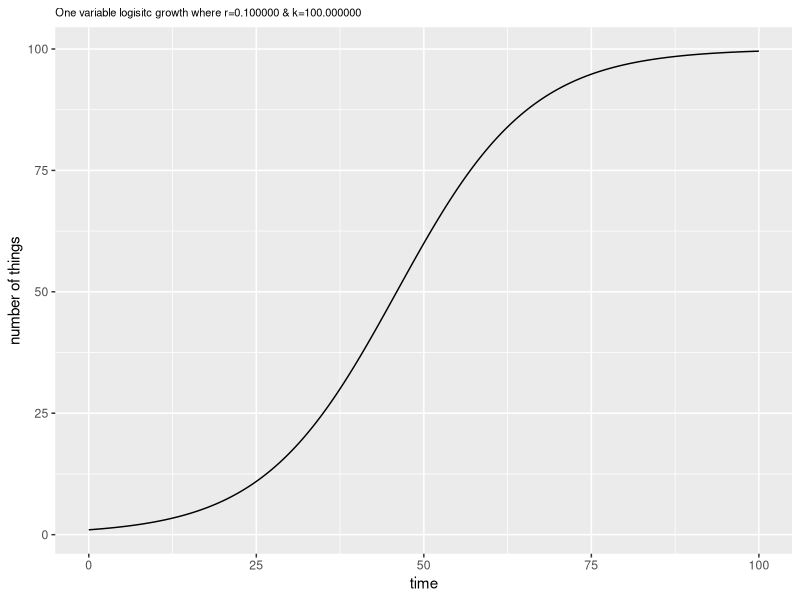
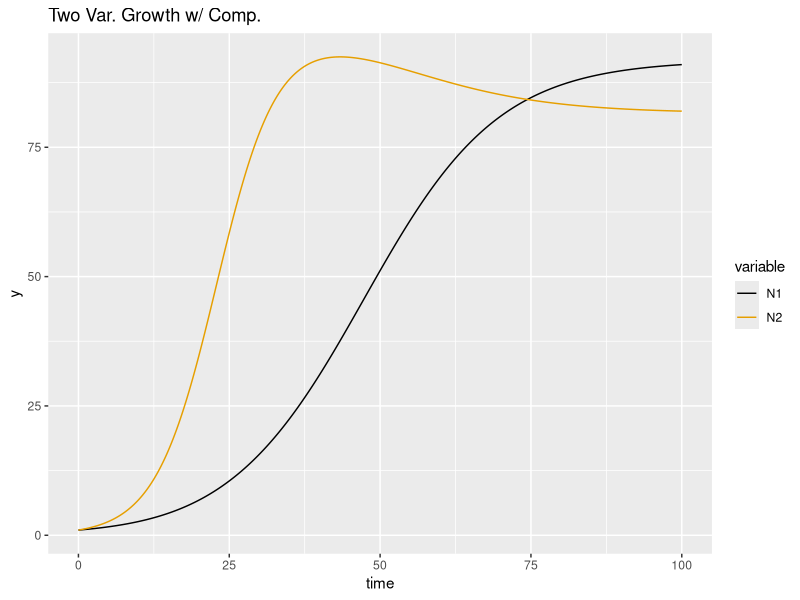
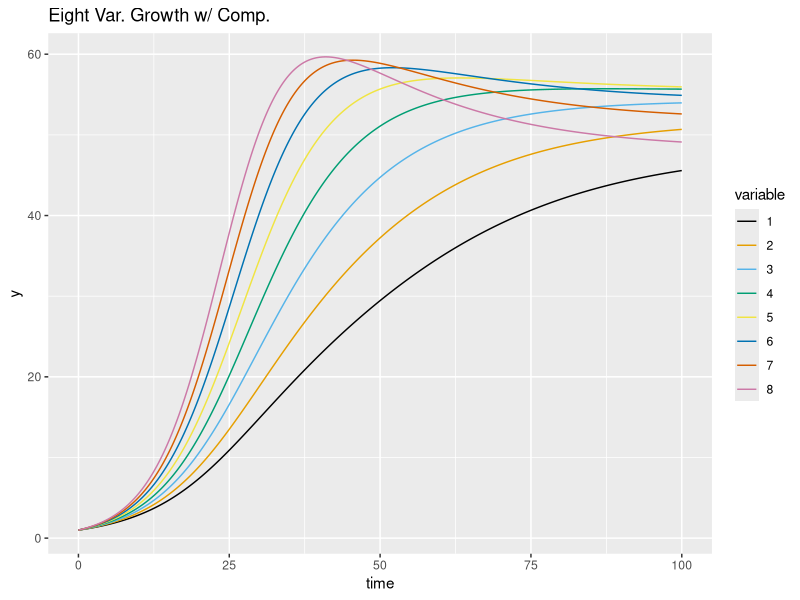

Reproduce these figures in R, in order.
#The point of this file is to get logistic growth implemented
#as well as get a real ODE solver up and running (deSolve)

#install.packages("deSolve")
#install.packages("ggplot2")
#install.packages("reshape2")

ptm <- proc.time() #timing

library("deSolve") #ode solver
library("ggplot2") #good data vis.
library("reshape2") #data.frame reshaping

ONE_VAR <- TRUE
TWO_VAR <- TRUE
MULTI_VAR <- TRUE

cbbPalette <- c("#000000", "#E69F00", "#56B4E9",
                "#009E73", "#F0E442", "#0072B2",
                "#D55E00", "#CC79A7") #colorblind friendly colors

setwd("~/Desktop/CobeyLab/bcell_pop_id_model/Code")

if (ONE_VAR == TRUE) {
  r <- 0.1
  k <- 100
  N <- 1
  
  simple_model_params <- c(r = r, k = k)
  simple_state_val <- c(N = N)
  time <- seq(0,100,0.01)
  
  simple_log_growth <- function(t, state, params) {
    with(as.list(c(state, params)),{
      dN <- r*N*(1-(N/k))
      list(c(dN))
    })
  }
  
  out <- ode(y = simple_state_val, times = time, func = simple_log_growth, parms = simple_model_params)
  
  header <- sprintf("One variable logisitc growth where r=%f & k=%f",r,k)
  plot <- qplot(out[,'time'],out[,'N'], xlab='time',ylab='number of things', geom='line',
        main = header)
  plot <- plot + theme(plot.title = element_text(size=8))
  print(plot)
}

if (TWO_VAR == TRUE) {
  rs <- c(.1,.2)
  ks <- c(100,100)
  as <- c(0.1,0.2)
  Ns <- c(1,1)
  time <- seq(0,100,0.01)
  
  tv_params <- c(r1=rs[1],r2=rs[2],k1=ks[1],k2=ks[2],a12=as[1],a21=as[2])
  tv_state <- c(N1=Ns[1],N2=Ns[2])
  
  tv_log_compete <- function(time,state,params) {
    with(as.list(c(state, params)),{
      dN1 <- r1*N1*(1-((N1+a12*N2)/k1))
      dN2 <- r2*N2*(1-((N2+a21*N1)/k2))
      list(c(dN1,dN2))
    })
  }
  out <- ode(y=tv_state, times=time, func=tv_log_compete, parms=tv_params)
  
  df <- as.data.frame(out)
  m_df <- melt(df, id=c('time'))
  
  p <- ggplot(m_df, aes(x = time, y = value, color = variable))
  plot <- p + geom_line() + ylab("y") + ggtitle('Two Var. Growth w/ Comp.')
  plot <- plot + scale_color_manual(values=cbbPalette)
  print(plot)
}

if (MULTI_VAR == TRUE) {
  #to increase number of populations, only change params and states
  NUM_VAR = 8
  rs <- c(.11,.12,.13,.14,.15,.16,.17,.18)
  ks <- c(100,100,100,100,100,100,100,100)
  as <- as.matrix(read.csv("comp_matrix.csv", header=FALSE))
  Ns <- c(1,1,1,1,1,1,1,1)
  time <- seq(0,100,0.01)
  
  params <- data.frame(rs,ks,as) #each row contains set of params for ODE
  states <- Ns
  
  multivar_log_comp <- function(time,state,params) {
    odes <- rep(NA,NUM_VAR)
    for (i in 1:NUM_VAR) {
      comp_sum <- 0
      for (j in 1:NUM_VAR) { #this is actually faster than an inner product
        comp_sum <- comp_sum + params[i,2+j]*state[j] #because of class forcing
      }
      Ni <- params[i,1]*state[i]*(1-(comp_sum/params[i,2]))
      odes[i] <- Ni
    }
    return(list(odes))
  }
  
  out <- ode(y=states, times=time, func=multivar_log_comp, parms=params)
  
  df <- as.data.frame(out)
  m_df <- melt(df, id=c('time')) #turns ode output into melted data.frame
  
  p <- ggplot(m_df, aes(x = time, y = value, color = variable))
  plot <- p + geom_line() + ylab("y") + ggtitle('Eight Var. Growth w/ Comp.')
  plot <- plot + scale_color_manual(values=cbbPalette)
  print(plot)
}

ptm2 <- proc.time()

print(ptm2 - ptm)
